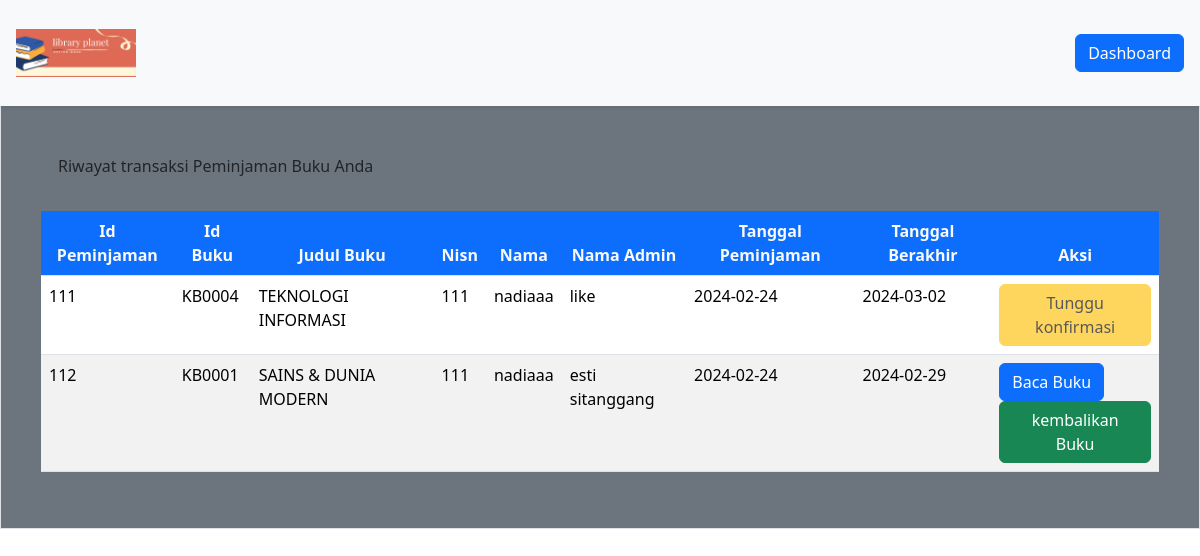
Page /DashboardMember/formPeminjaman/TransaksiPeminjaman.php (signed in) on the committed database.
### tables this page shows
CREATE TABLE `peminjaman` (
  `id_peminjaman` int(11) NOT NULL,
  `id_buku` varchar(20) NOT NULL,
  `nisn` int(11) NOT NULL,
  `id_admin` int(11) NOT NULL,
  `tgl_peminjaman` date NOT NULL,
  `tgl_pengembalian` date NOT NULL,
  `status` varchar(40) NOT NULL,
  `harga` int(50) NOT NULL
);

CREATE TABLE `buku` (
  `cover` varchar(255) NOT NULL,
  `id_buku` varchar(20) NOT NULL,
  `kategori` varchar(255) NOT NULL,
  `judul` varchar(255) NOT NULL,
  `pengarang` varchar(255) NOT NULL,
  `penerbit` varchar(255) NOT NULL,
  `tahun_terbit` date NOT NULL,
  `jumlah_halaman` int(11) NOT NULL,
  `buku_deskripsi` text NOT NULL,
  `isi_buku` varchar(250) NOT NULL
);

CREATE TABLE `member` (
  `nisn` int(11) NOT NULL,
  `kode_member` varchar(12) NOT NULL,
  `nama` varchar(255) NOT NULL,
  `password` varchar(255) NOT NULL,
  `jenis_kelamin` varchar(20) NOT NULL,
  `kelas` varchar(5) NOT NULL,
  `jurusan` varchar(50) NOT NULL,
  `no_tlp` varchar(15) NOT NULL,
  `tgl_pendaftaran` date NOT NULL
);

### config/config.php (called while the page is built, shortened)
<?php
$host = "127.0.0.1";
$username = "root";
$password = "";
$database_name = "perpus_sanjaya";
$connection = mysqli_connect($host, $username, $password, $database_name);
function queryReadData($dataKategori) {
  global $connection;
  $result = mysqli_query($connection, $dataKategori);
  $items = [];
  while($item = mysqli_fetch_assoc($result)) {
    $items[] = $item;
  }
  return $items;
}
?>

### DashboardMember/formPeminjaman/TransaksiPeminjaman.php (the view, shortened to what this page needs)
<?php
require "../../config/config.php";
$akunMember = $_SESSION["member"]["nisn"];
$dataPinjam = queryReadData("SELECT peminjaman.id_peminjaman, peminjaman.id_buku, buku.judul, peminjaman.nisn, member.nama, admin.nama_admin, peminjaman.tgl_peminjaman, peminjaman.tgl_pengembalian, peminjaman.status, buku.isi_buku
                              FROM peminjaman
                              INNER JOIN buku ON peminjaman.id_buku = buku.id_buku
                              INNER JOIN member ON peminjaman.nisn = member.nisn
                              INNER JOIN admin ON peminjaman.id_admin = admin.id
                              WHERE peminjaman.nisn = '$akunMember' AND (peminjaman.status = 'terkonfirmasi' OR peminjaman.status = 'Tunggu konfirmasi')");
?>
<!DOCTYPE html>
<html lang="en">
  <head>
    <link href="https://cdn.jsdelivr.net/npm/bootstrap@5.3.2/dist/css/bootstrap.min.css" rel="stylesheet">
  </head>
  <body>
  <div class="p-3 mb-2 border bg-secondary">
     <nav class="navbar fixed-top bg-body-tertiary shadow-sm">
      <div class="container-fluid p-3">
        <a class="navbar-brand" href="#">
          <img src="../../assets/library Book Sale.png" alt="logo" width="120px">
        </a>
        <a class="btn btn-primary" href="../dashboardMember.php">Dashboard</a>
      </div>
    </nav>
  <div class="p-4 mt-5">
    <div class="mt-5 alert alert-bgwarning" role="alert">Riwayat transaksi Peminjaman Buku Anda  <span class="fw-bold text-capitalize"></span></div>
  <div class="table-responsive mt-3">
  <table class="table table-striped table-hover">
        <thead class="text-center text-light">
          <tr>
        <th class="bg-primary text-light">Id Peminjaman</th>
        <th class="bg-primary text-light">Id Buku</th>
        <th class="bg-primary text-light">Judul Buku</th>
        <th class="bg-primary text-light">Nisn</th>
        <th class="bg-primary text-light">Nama</th>
        <th class="bg-primary text-light">Nama Admin</th>
        <th class="bg-primary text-light">Tanggal Peminjaman</th>
        <th class="bg-primary text-light">Tanggal Berakhir</th>
        <th class="bg-primary text-light" width="15%">Aksi</th>
      </tr>
      </thead>
      <tr>
      <?php foreach ($dataPinjam as $item) : ?>
              <tr>
                <td><?= $item["id_peminjaman"]; ?></td>
                <td><?= $item["id_buku"]; ?></td>
                <td><?= $item["judul"]; ?></td>
                <td><?= $item["nisn"]; ?></td>
                <td><?= $item["nama"]; ?></td>
                <td><?= $item["nama_admin"]; ?></td>
                <td><?= $item["tgl_peminjaman"]; ?></td>
                <td><?= $item["tgl_pengembalian"]; ?></td>
                <td>
  <?php if ($item["status"] == 'terkonfirmasi') : ?>
    <a class="btn btn-primary" href="bacabuku.php?pdf=<?= urlencode("../../isi-buku/" . $item["isi_buku"]); ?>">Baca Buku</a>
    <a href="pinjam.php?id=<?= $item['id_peminjaman']; ?>" class="btn btn-success">kembalikan Buku</a>
  <?php elseif ($item["status"] == 'Tunggu konfirmasi') : ?>
    <button disabled class="btn btn-warning">Tunggu konfirmasi</button>
  <?php endif; ?>
</td>
              </tr>
            <?php endforeach; ?>
    </table>
    </div>
  </div>
  </body>
</html>

### rows in the picture
peminjaman: id_peminjaman "111", id_buku "KB0004", id_buku.judul "TEKNOLOGI INFORMASI", nisn "111", nisn.nama "nadiaaa", id_admin.nama_admin "like", tgl_peminjaman "2024-02-24", tgl_pengembalian "2024-03-02", shows "Tunggu konfirmasi"
peminjaman: id_peminjaman "112", id_buku "KB0001", id_buku.judul "SAINS & DUNIA MODERN", nisn "111", nisn.nama "nadiaaa", id_admin.nama_admin "esti sitanggang", tgl_peminjaman "2024-02-24", tgl_pengembalian "2024-02-29"
